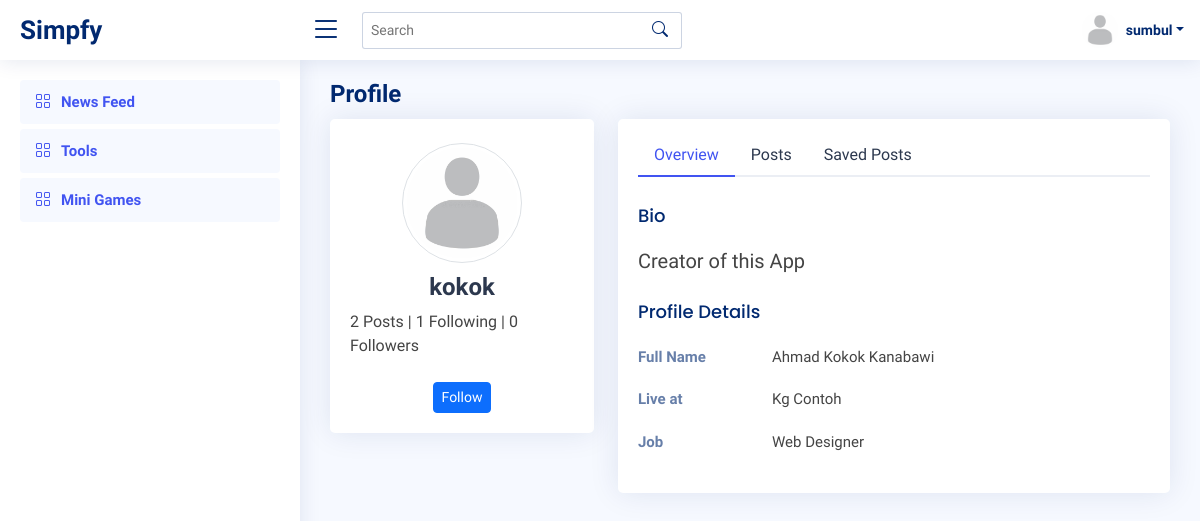
The page /profile/kokok (signed in) on the database its author committed.
### prof/models.py (models this page shows, shortened)
class Profile(models.Model):
    user = models.OneToOneField(User, on_delete=models.CASCADE)
    id_user = models.IntegerField()
    image = models.ImageField(upload_to='profile_images', default='blank.png')
    fname = models.CharField(max_length=300, null=True, blank=True)
    bio = models.CharField(max_length=300, null=True, blank=True)
    location = models.CharField(max_length=300, null=True, blank=True)
    saved = models.ManyToManyField("feed.Feed", related_name="Profile", blank=True)
    def __str__(self):
        return self.user.username

### prof/views.py (the view)
# urls.py: path('profile/<str:pk>', views.profile, name="profile"),
@login_required(login_url='login')
def profile(request, pk):
    user_object = User.objects.get(username=pk)
    user_profile = Profile.objects.get(user=user_object)
    user_posts = Feed.objects.all().filter(user=user_profile)
    user_post_len = len(user_posts)
    following_count = Follow.objects.filter(follower=user_object).count()
    followers_count = Follow.objects.filter(following=user_object).count()
    follow_status = Follow.objects.filter(following=user_object, follower=request.user).exists()
    user_request = User.objects.get(username=request.user.username)
    user_req = Profile.objects.get(user=user_request)
    context = {
        'user_object': user_object,
        'user_profile': user_profile,
        'user_req' : user_req,
        'user_posts' : user_posts,
        'user_post_len' : user_post_len,
        'user_request' : user_request,
        'following_count' : following_count,
        'followers_count' : followers_count,
        'follow_status' : follow_status
    }
    return render(request, 'feed/profile.html', context)

### templates/feed/profile.html (shortened to what this page needs)
{% load static %}
{% include "../header.html" %}
  <main id="main" class="main">
    <div class="pagetitle">
        <h1>Profile</h1>
      </div>
      <section class="section profile">
        <div class="row">
          <div class="col-xl-4">
            <div class="card">
              <div class="card-body profile-card pt-4 d-flex flex-column align-items-center">
                <a href="{{ user_profile.image.url }}">
                <img src="{{ user_profile.image.url }}" alt="Profile" class="rounded-circle img-thumbnail">
                </a>
                <h2>{{ user_profile.user.username }}</h2>
                <div class="mt-2">
                    <p>{{user_post_len}} Posts  |  {{following_count}} Following  |  {{followers_count}} Followers</p>
                </div>
                <form action="/follow" method="POST">
                <div class="mt-2">
                    {% if user_object.username == user.username %}
					          <a href="/settings" class="btn btn-primary btn-sm">Edit Profile</a>
					          {% else %}
                    {% if follow_status == True %}
                    <a href="follow/{{user_object}}/0" class="btn btn-primary btn-sm">Unfollow</a>
                    {% else %}
                    <a href="follow/{{user_object}}/1" class="btn btn-primary btn-sm">Follow</a>
                    {% endif %}
                    {% endif %}
                </form>
                </div>
              </div>
            </div>
          </div>
          <div class="col-xl-8">
            <div class="card">
              <div class="card-body pt-3">
                <ul class="nav nav-tabs nav-tabs-bordered">
                  <li class="nav-item">
                    <button class="nav-link active" data-bs-toggle="tab" data-bs-target="#profile-overview">Overview</button>
                  </li>
                  <li class="nav-item">
                    <button class="nav-link" data-bs-toggle="tab" data-bs-target="#profile-settings">Posts</button>
                  </li>
                  <li class="nav-item">
                    <button class="nav-link" data-bs-toggle="tab" data-bs-target="#saved">Saved Posts</button>
                  </li>
                </ul>
                <div class="tab-content pt-2">
                  <div class="tab-pane fade show active profile-overview" id="profile-overview">
                    <h5 class="card-title">Bio</h5>
                    <h5>{{ user_profile.bio }}</h5>
                    <h5 class="card-title">Profile Details</h5>
                    <div class="row">
                      <div class="col-lg-3 col-md-4 label ">Full Name</div>
                      <div class="col-lg-9 col-md-8">{{ user_profile.fname }}</div>
                    </div>
                    <div class="row">
                      <div class="col-lg-3 col-md-4 label">Live at</div>
                      <div class="col-lg-9 col-md-8">{{ user_profile.location }}</div>
                    </div>
                    <div class="row">
                      <div class="col-lg-3 col-md-4 label">Job</div>
                      <div class="col-lg-9 col-md-8">Web Designer</div>
                    </div>
                  </div>
                </div>
              </div>
            </div>
          </div>
      </section>
  </main>
</body>
</html>

### templates/header.html (shortened to what this page needs)
{% load static %}
<!DOCTYPE html>
<html lang="en">
<head>
  <link href="{% static 'feed/vendor/bootstrap/css/bootstrap.min.css' %}" rel="stylesheet">
  <link href="{% static 'feed/vendor/bootstrap-icons/bootstrap-icons.css' %}" rel="stylesheet">
  <link href="{% static 'feed/vendor/boxicons/css/boxicons.min.css' %}" rel="stylesheet">
  <link href="{% static 'feed/vendor/quill/quill.snow.css' %}" rel="stylesheet">
  <link href="{% static 'feed/vendor/quill/quill.bubble.css' %}" rel="stylesheet">
  <link href="{% static 'feed/vendor/remixicon/remixicon.css' %}" rel="stylesheet">
  <link href="{% static 'feed/vendor/simple-datatables/style.css' %}" rel="stylesheet">
  <link href="{% static 'feed/css/style.css' %}" rel="stylesheet">
  <link href="{% static 'feed/css/custom.css' %}" rel="stylesheet">
</head>
<body>
  <header id="header" class="header fixed-top d-flex align-items-center">
    <div class="d-flex align-items-center justify-content-between">
      <a href="/" class="logo d-flex align-items-center">
        <span class="d-none d-lg-block">Simpfy</span>
      </a>
      <i class="bi bi-list toggle-sidebar-btn"></i>
    </div>
    <div class="search-bar">
      <form class="search-form d-flex align-items-center" method="POST" action="">
        <input type="text" name="query" placeholder="Search" title="Enter search keyword">
        <button type="submit" title="Search"><i class="bi bi-search"></i></button>
      </form>
    </div>
    <nav class="header-nav ms-auto">
      <ul class="d-flex align-items-center">
        <li class="nav-item dropdown pe-3">
          <a class="nav-link nav-profile d-flex align-items-center pe-0" href="#" data-bs-toggle="dropdown">
            <img src="{{ user_req.image.url }}" alt="Profile" class="rounded-circle">
            <span class="d-none d-md-block dropdown-toggle ps-2">{{ user_req.user.username }}</span>
          </a>
        </li>
      </ul>
    </nav>
  </header>
  <aside id="sidebar" class="sidebar">
    <ul class="sidebar-nav" id="sidebar-nav">
      <li class="nav-item">
        <a class="nav-link " href="/">
          <i class="bi bi-grid"></i>
          <span>News Feed</span>
        </a>
      </li>
      <li class="nav-item">
        <a class="nav-link " href="/tools-index">
          <i class="bi bi-grid"></i>
          <span>Tools</span>
        </a>
      </li>
      <li class="nav-item">
        <a class="nav-link " href="/mini-index">
          <i class="bi bi-grid"></i>
          <span>Mini Games</span>
        </a>
      </li>
    </ul>
  </aside>

### static/feed/css/style.css (style rules this page uses)
:root { scroll-behavior: smooth; }
body { font-family: "Open Sans", sans-serif; background: #f6f9ff; color: #444444; }
a { color: #4154f1; text-decoration: none; }
h1, h2, h3, h4, h5, h6 { font-family: "Nunito", sans-serif; }
#main { margin-top: 60px; padding: 20px 30px; transition: all 0.3s; }
.pagetitle { margin-bottom: 10px; }
.pagetitle h1 { font-size: 24px; margin-bottom: 0; font-weight: 600; color: #012970; }
.card { margin-bottom: 30px; border: none; border-radius: 5px; box-shadow: 0px 0 30px rgba(1, 41, 112, 0.1); }
.card-title { padding: 20px 0 15px 0; font-size: 18px; font-weight: 500; color: #012970; font-family: "Poppins", sans-serif; }
.card-body { padding: 0 20px 20px 20px; }
.nav-tabs-bordered { border-bottom: 2px solid #ebeef4; }
.nav-tabs-bordered .nav-link { margin-bottom: -2px; border: none; color: #2c384e; }
.nav-tabs-bordered .nav-link.active { background-color: #fff; color: #4154f1; border-bottom: 2px solid #4154f1; }
.logo { line-height: 1; }
@media (min-width: 1200px) { .logo { width: 280px; } }
.logo span { font-size: 26px; font-weight: 700; color: #012970; font-family: "Nunito", sans-serif; }
.header { transition: all 0.5s; z-index: 997; height: 60px; box-shadow: 0px 2px 20px rgba(1, 41, 112, 0.1); background-color: #fff; padding-left: 20px; }
.header .toggle-sidebar-btn { font-size: 32px; padding-left: 10px; cursor: pointer; color: #012970; }
.header .search-bar { min-width: 360px; padding: 0 20px; }
.header .search-form { width: 100%; }
.header .search-form input { border: 0; font-size: 14px; color: #012970; border: 1px solid rgba(1, 41, 112, 0.2); padding: 7px 38px 7px 8px; border-radius: 3px; transition: 0.3s; width: 100%; }
.header .search-form button { border: 0; padding: 0; margin-left: -30px; background: none; }
.header .search-form button i { color: #012970; }
.header-nav ul { list-style: none; }
.header-nav>ul { margin: 0; padding: 0; }
.header-nav .nav-profile { color: #012970; }
.header-nav .nav-profile img { max-height: 36px; }
.header-nav .nav-profile span { font-size: 14px; font-weight: 600; }
.sidebar { position: fixed; top: 60px; left: 0; bottom: 0; width: 300px; z-index: 996; transition: all 0.3s; padding: 20px; overflow-y: auto; scrollbar-width: thin; scrollbar-color: #aab7cf transparent; box-shadow: 0px 0px 20px rgba(1, 41, 112, 0.1); background-color: #fff; }
@media (min-width: 1200px) { #main, #footer { margin-left: 300px; } }
.sidebar-nav { padding: 0; margin: 0; list-style: none; }
.sidebar-nav li { padding: 0; margin: 0; list-style: none; }
.sidebar-nav .nav-item { margin-bottom: 5px; }
.sidebar-nav .nav-link { display: flex; align-items: center; font-size: 15px; font-weight: 600; color: #4154f1; transition: 0.3; background: #f6f9ff; padding: 10px 15px; border-radius: 4px; }
.sidebar-nav .nav-link i { font-size: 16px; margin-right: 10px; color: #4154f1; }
.profile .profile-card img { max-width: 120px; }
.profile .profile-card h2 { font-size: 24px; font-weight: 700; color: #2c384e; margin: 10px 0 0 0; }
.profile .profile-overview .row { margin-bottom: 20px; font-size: 15px; }
.profile .profile-overview .card-title { color: #012970; }
.profile .profile-overview .label { font-weight: 600; color: rgba(1, 41, 112, 0.6); }

### rows shown on the page
Profile: image (placeholder picture), user.username "sumbul"
Profile: image (placeholder picture), user.username "kokok", bio "Creator of this App", fname "Ahmad Kokok Kanabawi", location "Kg Contoh"

### other values the page prints
{{ user_post_len }} "2"
{{ following_count }} "1"
{{ followers_count }} "0"
